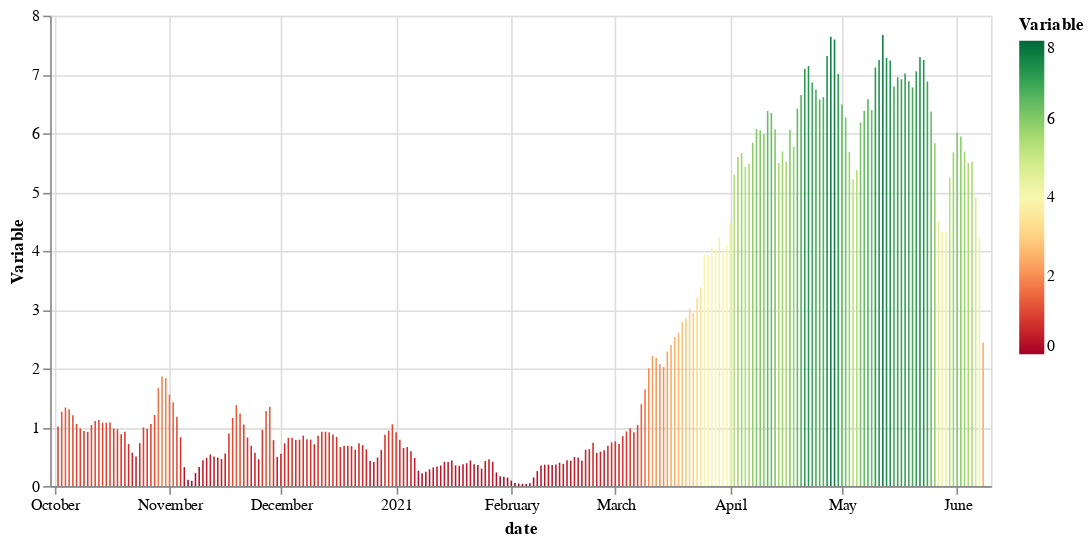

The cell this chart's notebook holds for it:
### Code cell
variable_meteo = 'GPP_observations'

# print time series
import altair as alt

data_meteo        = df_gpp_tower.reset_index()
data_meteo_one    = data_meteo[['date',variable_meteo]].copy()
data_meteo_one    = data_meteo_one.rename(columns={
    variable_meteo: 'Variable',
})
data_co_fluxes.head(10)

alt.Chart(data_meteo_one).mark_bar(size=1).encode(
    x='date:T',
    y='Variable:Q',
    color=alt.Color(
        'Variable:Q', scale=alt.Scale(scheme='redyellowgreen', domain=(0, 8))),
    tooltip=[
        alt.Tooltip('date:T', title='Date'),
        alt.Tooltip('Variable:Q', title='Variable')
    ]).properties(width=600, height=300)

### Figure 1 — Vega-Lite specification as saved in the notebook (floating-point values rounded to 4 significant figures; data arrays with more than 128 entries replaced by an {"elided": "..."} marker saying what was removed)
{"config": {"view": {"continuousWidth": 400, "continuousHeight": 300}}, "data": {"name": "data-abb6a9d03db5e02abc1573496a486358"}, "mark": {"type": "bar", "size": 1}, "encoding": {"color": {"type": "quantitative", "field": "Variable", "scale": {"domain": [0, 8], "scheme": "redyellowgreen"}}, "tooltip": [{"type": "temporal", "field": "date", "title": "Date"}, {"type": "quantitative", "field": "Variable", "title": "Variable"}], "x": {"type": "temporal", "field": "date"}, "y": {"type": "quantitative", "field": "Variable"}}, "height": 300, "width": 600, "$schema": "https://vega.github.io/schema/vega-lite/v4.8.1.json", "datasets": {"data-abb6a9d03db5e02abc1573496a486358": {"elided": "252 records"}}}
